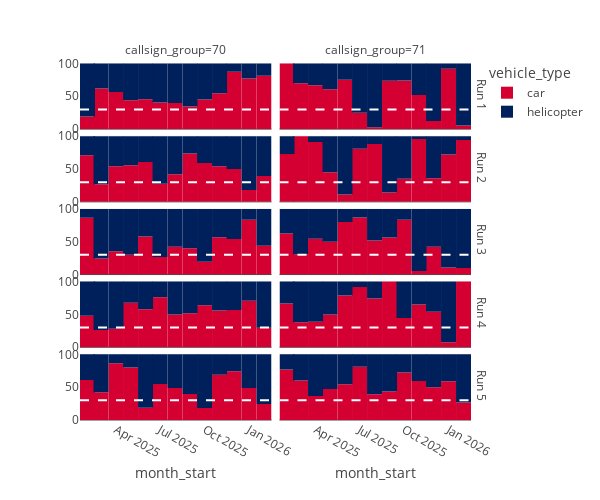

Here is the notebook cell this chart was saved with:
### Code cell
callsign_group_counts = jobs_counts_by_callsign_monthly_sim.drop_duplicates(['callsign_group', 'callsign'])['callsign_group'].value_counts().reset_index()
callsign_groups_with_multiple_vehicles = list(callsign_group_counts[callsign_group_counts['count']>1]['callsign_group'].values)

plot_df = jobs_counts_by_callsign_monthly_sim[(jobs_counts_by_callsign_monthly_sim["callsign_group"].isin(callsign_groups_with_multiple_vehicles)) & (jobs_counts_by_callsign_monthly_sim['run_number'] <=5)]

fig = px.bar(plot_df,
        x="month_start", y="percentage_of_group",
       color="vehicle_type",
       facet_row="run_number", facet_col="callsign_group",
       height=len(plot_df.run_number.unique())*100,
       width=600,
       color_discrete_sequence=list(DAA_COLORSCHEME.values()),
       facet_row_spacing=0.01
       ).update_traces(width=1000 * 3600 * 24 * 31)

       # Remove y-axis labels
fig.update_yaxes(title=None)

# Change facet row labels from "run_number=1" to "Run 1"
fig.for_each_annotation(lambda a: a.update(text=a.text.replace("run_number=", "Run ")))

# Add a horizontal line at 30%
fig.add_hline(y=30, line_dash="dash", line_color="white")

fig

### Figure 1 — Plotly figure (JSON) as saved in the notebook; plotly's stock layout.template omitted (floating-point values rounded to 4 significant figures)
{"data": [{"alignmentgroup": "True", "hovertemplate": "vehicle_type=car<br>run_number=1<br>callsign_group=70<br>month_start=%{x}<br>percentage_of_group=%{y}<extra></extra>", "legendgroup": "car", "marker": {"color": "#D50032", "pattern": {"shape": ""}}, "name": "car", "offsetgroup": "car", "orientation": "v", "showlegend": true, "textposition": "auto", "type": "bar", "width": 2678400000, "x": ["2025-02-01T00:00:00", "2025-03-01T00:00:00", "2025-04-01T00:00:00", "2025-05-01T00:00:00", "2025-06-01T00:00:00", "2025-07-01T00:00:00", "2025-08-01T00:00:00", "2025-09-01T00:00:00", "2025-10-01T00:00:00", "2025-11-01T00:00:00", "2025-12-01T00:00:00", "2026-01-01T00:00:00", "2026-02-01T00:00:00"], "xaxis": "x9", "y": [19.23, 61.9, 56.52, 44.09, 45.45, 40.43, 39.76, 34.62, 44.93, 54.79, 87.5, 77.11, 81.25], "yaxis": "y9"}, {"alignmentgroup": "True", "hovertemplate": "vehicle_type=car<br>run_number=1<br>callsign_group=71<br>month_start=%{x}<br>percentage_of_group=%{y}<extra></extra>", "legendgroup": "car", "marker": {"color": "#D50032", "pattern": {"shape": ""}}, "name": "car", "offsetgroup": "car", "orientation": "v", "showlegend": false, "textposition": "auto", "type": "bar", "width": 2678400000, "x": ["2025-02-01T00:00:00", "2025-03-01T00:00:00", "2025-04-01T00:00:00", "2025-05-01T00:00:00", "2025-06-01T00:00:00", "2025-07-01T00:00:00", "2025-08-01T00:00:00", "2025-09-01T00:00:00", "2025-10-01T00:00:00", "2025-11-01T00:00:00", "2025-12-01T00:00:00", "2026-01-01T00:00:00", "2026-02-01T00:00:00"], "xaxis": "x10", "y": [100, 69.7, 66.67, 60.87, 75, 25, 2.941, 73.68, 74.19, 52, 12.5, 92, 5.556], "yaxis": "y10"}, {"alignmentgroup": "True", "hovertemplate": "vehicle_type=car<br>run_number=2<br>callsign_group=70<br>month_start=%{x}<br>percentage_of_group=%{y}<extra></extra>", "legendgroup": "car", "marker": {"color": "#D50032", "pattern": {"shape": ""}}, "name": "car", "offsetgroup": "car", "orientation": "v", "showlegend": false, "textposition": "auto", "type": "bar", "width": 2678400000, "x": ["2025-02-01T00:00:00", "2025-03-01T00:00:00", "2025-04-01T00:00:00", "2025-05-01T00:00:00", "2025-06-01T00:00:00", "2025-07-01T00:00:00", "2025-08-01T00:00:00", "2025-09-01T00:00:00", "2025-10-01T00:00:00", "2025-11-01T00:00:00", "2025-12-01T00:00:00", "2026-01-01T00:00:00", "2026-02-01T00:00:00"], "xaxis": "x7", "y": [70.83, 26.74, 54.08, 55.68, 60.67, 27.59, 42.11, 73.61, 59.18, 54.39, 50, 17.86, 39.22], "yaxis": "y7"}, {"alignmentgroup": "True", "hovertemplate": "vehicle_type=car<br>run_number=2<br>callsign_group=71<br>month_start=%{x}<br>percentage_of_group=%{y}<extra></extra>", "legendgroup": "car", "marker": {"color": "#D50032", "pattern": {"shape": ""}}, "name": "car", "offsetgroup": "car", "orientation": "v", "showlegend": false, "textposition": "auto", "type": "bar", "width": 2678400000, "x": ["2025-02-01T00:00:00", "2025-03-01T00:00:00", "2025-04-01T00:00:00", "2025-05-01T00:00:00", "2025-06-01T00:00:00", "2025-07-01T00:00:00", "2025-08-01T00:00:00", "2025-09-01T00:00:00", "2025-10-01T00:00:00", "2025-11-01T00:00:00", "2025-12-01T00:00:00", "2026-01-01T00:00:00", "2026-02-01T00:00:00"], "xaxis": "x8", "y": [72.73, 100, 91.3, 45.16, 11.11, 80.77, 88.24, 14.29, 35, 95.65, 36, 72, 94.12], "yaxis": "y8"}, {"alignmentgroup": "True", "hovertemplate": "vehicle_type=car<br>run_number=3<br>callsign_group=70<br>month_start=%{x}<br>percentage_of_group=%{y}<extra></extra>", "legendgroup": "car", "marker": {"color": "#D50032", "pattern": {"shape": ""}}, "name": "car", "offsetgroup": "car", "orientation": "v", "showlegend": false, "textposition": "auto", "type": "bar", "width": 2678400000, "x": ["2025-02-01T00:00:00", "2025-03-01T00:00:00", "2025-04-01T00:00:00", "2025-05-01T00:00:00", "2025-06-01T00:00:00", "2025-07-01T00:00:00", "2025-08-01T00:00:00", "2025-09-01T00:00:00", "2025-10-01T00:00:00", "2025-11-01T00:00:00", "2025-12-01T00:00:00", "2026-01-01T00:00:00", "2026-02-01T00:00:00"], "xaxis": "x5", "y": [86.36, 24.36, 35.48, 30.26, 57.95, 26.73, 42.22, 40.23, 19.44, 56.67, 54.29, 83.56, 43.86], "yaxis": "y5"}, {"alignmentgroup": "True", "hovertemplate": "vehicle_type=car<br>run_number=3<br>callsign_group=71<br>month_start=%{x}<br>percentage_of_group=%{y}<extra></extra>", "legendgroup": "car", "marker": {"color": "#D50032", "pattern": {"shape": ""}}, "name": "car", "offsetgroup": "car", "orientation": "v", "showlegend": false, "textposition": "auto", "type": "bar", "width": 2678400000, "x": ["2025-02-01T00:00:00", "2025-03-01T00:00:00", "2025-04-01T00:00:00", "2025-05-01T00:00:00", "2025-06-01T00:00:00", "2025-07-01T00:00:00", "2025-08-01T00:00:00", "2025-09-01T00:00:00", "2025-10-01T00:00:00", "2025-11-01T00:00:00", "2025-12-01T00:00:00", "2026-01-01T00:00:00", "2026-02-01T00:00:00"], "xaxis": "x6", "y": [62.5, 31.03, 54.55, 50, 80, 86.96, 52, 56.52, 83.33, 5.556, 42.31, 10.71, 10], "yaxis": "y6"}, {"alignmentgroup": "True", "hovertemplate": "vehicle_type=car<br>run_number=4<br>callsign_group=70<br>month_start=%{x}<br>percentage_of_group=%{y}<extra></extra>", "legendgroup": "car", "marker": {"color": "#D50032", "pattern": {"shape": ""}}, "name": "car", "offsetgroup": "car", "orientation": "v", "showlegend": false, "textposition": "auto", "type": "bar", "width": 2678400000, "x": ["2025-02-01T00:00:00", "2025-03-01T00:00:00", "2025-04-01T00:00:00", "2025-05-01T00:00:00", "2025-06-01T00:00:00", "2025-07-01T00:00:00", "2025-08-01T00:00:00", "2025-09-01T00:00:00", "2025-10-01T00:00:00", "2025-11-01T00:00:00", "2025-12-01T00:00:00", "2026-01-01T00:00:00", "2026-02-01T00:00:00"], "xaxis": "x3", "y": [48.15, 26.14, 28.17, 67.65, 57.95, 76.14, 50, 51.81, 64.18, 55.93, 56.76, 70.79, 29.73], "yaxis": "y3"}, {"alignmentgroup": "True", "hovertemplate": "vehicle_type=car<br>run_number=4<br>callsign_group=71<br>month_start=%{x}<br>percentage_of_group=%{y}<extra></extra>", "legendgroup": "car", "marker": {"color": "#D50032", "pattern": {"shape": ""}}, "name": "car", "offsetgroup": "car", "orientation": "v", "showlegend": false, "textposition": "auto", "type": "bar", "width": 2678400000, "x": ["2025-02-01T00:00:00", "2025-03-01T00:00:00", "2025-04-01T00:00:00", "2025-05-01T00:00:00", "2025-06-01T00:00:00", "2025-07-01T00:00:00", "2025-08-01T00:00:00", "2025-09-01T00:00:00", "2025-10-01T00:00:00", "2025-11-01T00:00:00", "2025-12-01T00:00:00", "2026-01-01T00:00:00", "2026-02-01T00:00:00"], "xaxis": "x4", "y": [66.67, 38.1, 38.89, 50, 78.95, 91.89, 74.19, 100, 44.44, 65, 54.17, 7.692, 100], "yaxis": "y4"}, {"alignmentgroup": "True", "hovertemplate": "vehicle_type=car<br>run_number=5<br>callsign_group=70<br>month_start=%{x}<br>percentage_of_group=%{y}<extra></extra>", "legendgroup": "car", "marker": {"color": "#D50032", "pattern": {"shape": ""}}, "name": "car", "offsetgroup": "car", "orientation": "v", "showlegend": false, "textposition": "auto", "type": "bar", "width": 2678400000, "x": ["2025-02-01T00:00:00", "2025-03-01T00:00:00", "2025-04-01T00:00:00", "2025-05-01T00:00:00", "2025-06-01T00:00:00", "2025-07-01T00:00:00", "2025-08-01T00:00:00", "2025-09-01T00:00:00", "2025-10-01T00:00:00", "2025-11-01T00:00:00", "2025-12-01T00:00:00", "2026-01-01T00:00:00", "2026-02-01T00:00:00"], "xaxis": "x", "y": [60.87, 42.35, 86.32, 80, 18.75, 54.84, 48.65, 39.76, 18.39, 68.92, 74.19, 48.75, 24.53], "yaxis": "y"}, {"alignmentgroup": "True", "hovertemplate": "vehicle_type=car<br>run_number=5<br>callsign_group=71<br>month_start=%{x}<br>percentage_of_group=%{y}<extra></extra>", "legendgroup": "car", "marker": {"color": "#D50032", "pattern": {"shape": ""}}, "name": "car", "offsetgroup": "car", "orientation": "v", "showlegend": false, "textposition": "auto", "type": "bar", "width": 2678400000, "x": ["2025-02-01T00:00:00", "2025-03-01T00:00:00", "2025-04-01T00:00:00", "2025-05-01T00:00:00", "2025-06-01T00:00:00", "2025-07-01T00:00:00", "2025-08-01T00:00:00", "2025-09-01T00:00:00", "2025-10-01T00:00:00", "2025-11-01T00:00:00", "2025-12-01T00:00:00", "2026-01-01T00:00:00", "2026-02-01T00:00:00"], "xaxis": "x2", "y": [76.92, 60, 36.67, 47.06, 54.29, 80.95, 39.29, 43.24, 72.22, 59.26, 50, 58.82, 26.67], "yaxis": "y2"}, {"alignmentgroup": "True", "hovertemplate": "vehicle_type=helicopter<br>run_number=1<br>callsign_group=70<br>month_start=%{x}<br>percentage_of_group=%{y}<extra></extra>", "legendgroup": "helicopter", "marker": {"color": "#00205B", "pattern": {"shape": ""}}, "name": "helicopter", "offsetgroup": "helicopter", "orientation": "v", "showlegend": true, "textposition": "auto", "type": "bar", "width": 2678400000, "x": ["2025-02-01T00:00:00", "2025-03-01T00:00:00", "2025-04-01T00:00:00", "2025-05-01T00:00:00", "2025-06-01T00:00:00", "2025-07-01T00:00:00", "2025-08-01T00:00:00", "2025-09-01T00:00:00", "2025-10-01T00:00:00", "2025-11-01T00:00:00", "2025-12-01T00:00:00", "2026-01-01T00:00:00", "2026-02-01T00:00:00"], "xaxis": "x9", "y": [80.77, 38.1, 43.48, 55.91, 54.55, 59.57, 60.24, 65.38, 55.07, 45.21, 12.5, 22.89, 18.75], "yaxis": "y9"}, {"alignmentgroup": "True", "hovertemplate": "vehicle_type=helicopter<br>run_number=1<br>callsign_group=71<br>month_start=%{x}<br>percentage_of_group=%{y}<extra></extra>", "legendgroup": "helicopter", "marker": {"color": "#00205B", "pattern": {"shape": ""}}, "name": "helicopter", "offsetgroup": "helicopter", "orientation": "v", "showlegend": false, "textposition": "auto", "type": "bar", "width": 2678400000, "x": ["2025-02-01T00:00:00", "2025-03-01T00:00:00", "2025-04-01T00:00:00", "2025-05-01T00:00:00", "2025-06-01T00:00:00", "2025-07-01T00:00:00", "2025-08-01T00:00:00", "2025-09-01T00:00:00", "2025-10-01T00:00:00", "2025-11-01T00:00:00", "2025-12-01T00:00:00", "2026-01-01T00:00:00", "2026-02-01T00:00:00"], "xaxis": "x10", "y": [0, 30.3, 33.33, 39.13, 25, 75, 97.06, 26.32, 25.81, 48, 87.5, 8, 94.44], "yaxis": "y10"}, {"alignmentgroup": "True", "hovertemplate": "vehicle_type=helicopter<br>run_number=2<br>callsign_group=70<br>month_start=%{x}<br>percentage_of_group=%{y}<extra></extra>", "legendgroup": "helicopter", "marker": {"color": "#00205B", "pattern": {"shape": ""}}, "name": "helicopter", "offsetgroup": "helicopter", "orientation": "v", "showlegend": false, "textposition": "auto", "type": "bar", "width": 2678400000, "x": ["2025-02-01T00:00:00", "2025-03-01T00:00:00", "2025-04-01T00:00:00", "2025-05-01T00:00:00", "2025-06-01T00:00:00", "2025-07-01T00:00:00", "2025-08-01T00:00:00", "2025-09-01T00:00:00", "2025-10-01T00:00:00", "2025-11-01T00:00:00", "2025-12-01T00:00:00", "2026-01-01T00:00:00", "2026-02-01T00:00:00"], "xaxis": "x7", "y": [29.17, 73.26, 45.92, 44.32, 39.33, 72.41, 57.89, 26.39, 40.82, 45.61, 50, 82.14, 60.78], "yaxis": "y7"}, {"alignmentgroup": "True", "hovertemplate": "vehicle_type=helicopter<br>run_number=2<br>callsign_group=71<br>month_start=%{x}<br>percentage_of_group=%{y}<extra></extra>", "legendgroup": "helicopter", "marker": {"color": "#00205B", "pattern": {"shape": ""}}, "name": "helicopter", "offsetgroup": "helicopter", "orientation": "v", "showlegend": false, "textposition": "auto", "type": "bar", "width": 2678400000, "x": ["2025-02-01T00:00:00", "2025-03-01T00:00:00", "2025-04-01T00:00:00", "2025-05-01T00:00:00", "2025-06-01T00:00:00", "2025-07-01T00:00:00", "2025-08-01T00:00:00", "2025-09-01T00:00:00", "2025-10-01T00:00:00", "2025-11-01T00:00:00", "2025-12-01T00:00:00", "2026-01-01T00:00:00", "2026-02-01T00:00:00"], "xaxis": "x8", "y": [27.27, 0, 8.696, 54.84, 88.89, 19.23, 11.76, 85.71, 65, 4.348, 64, 28.0, 5.882], "yaxis": "y8"}, {"alignmentgroup": "True", "hovertemplate": "vehicle_type=helicopter<br>run_number=3<br>callsign_group=70<br>month_start=%{x}<br>percentage_of_group=%{y}<extra></extra>", "legendgroup": "helicopter", "marker": {"color": "#00205B", "pattern": {"shape": ""}}, "name": "helicopter", "offsetgroup": "helicopter", "orientation": "v", "showlegend": false, "textposition": "auto", "type": "bar", "width": 2678400000, "x": ["2025-02-01T00:00:00", "2025-03-01T00:00:00", "2025-04-01T00:00:00", "2025-05-01T00:00:00", "2025-06-01T00:00:00", "2025-07-01T00:00:00", "2025-08-01T00:00:00", "2025-09-01T00:00:00", "2025-10-01T00:00:00", "2025-11-01T00:00:00", "2025-12-01T00:00:00", "2026-01-01T00:00:00", "2026-02-01T00:00:00"], "xaxis": "x5", "y": [13.64, 75.64, 64.52, 69.74, 42.05, 73.27, 57.78, 59.77, 80.56, 43.33, 45.71, 16.44, 56.14], "yaxis": "y5"}, {"alignmentgroup": "True", "hovertemplate": "vehicle_type=helicopter<br>run_number=3<br>callsign_group=71<br>month_start=%{x}<br>percentage_of_group=%{y}<extra></extra>", "legendgroup": "helicopter", "marker": {"color": "#00205B", "pattern": {"shape": ""}}, "name": "helicopter", "offsetgroup": "helicopter", "orientation": "v", "showlegend": false, "textposition": "auto", "type": "bar", "width": 2678400000, "x": ["2025-02-01T00:00:00", "2025-03-01T00:00:00", "2025-04-01T00:00:00", "2025-05-01T00:00:00", "2025-06-01T00:00:00", "2025-07-01T00:00:00", "2025-08-01T00:00:00", "2025-09-01T00:00:00", "2025-10-01T00:00:00", "2025-11-01T00:00:00", "2025-12-01T00:00:00", "2026-01-01T00:00:00", "2026-02-01T00:00:00"], "xaxis": "x6", "y": [37.5, 68.97, 45.45, 50, 20, 13.04, 48, 43.48, 16.67, 94.44, 57.69, 89.29, 90], "yaxis": "y6"}, {"alignmentgroup": "True", "hovertemplate": "vehicle_type=helicopter<br>run_number=4<br>callsign_group=70<br>month_start=%{x}<br>percentage_of_group=%{y}<extra></extra>", "legendgroup": "helicopter", "marker": {"color": "#00205B", "pattern": {"shape": ""}}, "name": "helicopter", "offsetgroup": "helicopter", "orientation": "v", "showlegend": false, "textposition": "auto", "type": "bar", "width": 2678400000, "x": ["2025-02-01T00:00:00", "2025-03-01T00:00:00", "2025-04-01T00:00:00", "2025-05-01T00:00:00", "2025-06-01T00:00:00", "2025-07-01T00:00:00", "2025-08-01T00:00:00", "2025-09-01T00:00:00", "2025-10-01T00:00:00", "2025-11-01T00:00:00", "2025-12-01T00:00:00", "2026-01-01T00:00:00", "2026-02-01T00:00:00"], "xaxis": "x3", "y": [51.85, 73.86, 71.83, 32.35, 42.05, 23.86, 50, 48.19, 35.82, 44.07, 43.24, 29.21, 70.27], "yaxis": "y3"}, {"alignmentgroup": "True", "hovertemplate": "vehicle_type=helicopter<br>run_number=4<br>callsign_group=71<br>month_start=%{x}<br>percentage_of_group=%{y}<extra></extra>", "legendgroup": "helicopter", "marker": {"color": "#00205B", "pattern": {"shape": ""}}, "name": "helicopter", "offsetgroup": "helicopter", "orientation": "v", "showlegend": false, "textposition": "auto", "type": "bar", "width": 2678400000, "x": ["2025-02-01T00:00:00", "2025-03-01T00:00:00", "2025-04-01T00:00:00", "2025-05-01T00:00:00", "2025-06-01T00:00:00", "2025-07-01T00:00:00", "2025-08-01T00:00:00", "2025-09-01T00:00:00", "2025-10-01T00:00:00", "2025-11-01T00:00:00", "2025-12-01T00:00:00", "2026-01-01T00:00:00", "2026-02-01T00:00:00"], "xaxis": "x4", "y": [33.33, 61.9, 61.11, 50, 21.05, 8.108, 25.81, 0, 55.56, 35, 45.83, 92.31, 0], "yaxis": "y4"}, {"alignmentgroup": "True", "hovertemplate": "vehicle_type=helicopter<br>run_number=5<br>callsign_group=70<br>month_start=%{x}<br>percentage_of_group=%{y}<extra></extra>", "legendgroup": "helicopter", "marker": {"color": "#00205B", "pattern": {"shape": ""}}, "name": "helicopter", "offsetgroup": "helicopter", "orientation": "v", "showlegend": false, "textposition": "auto", "type": "bar", "width": 2678400000, "x": ["2025-02-01T00:00:00", "2025-03-01T00:00:00", "2025-04-01T00:00:00", "2025-05-01T00:00:00", "2025-06-01T00:00:00", "2025-07-01T00:00:00", "2025-08-01T00:00:00", "2025-09-01T00:00:00", "2025-10-01T00:00:00", "2025-11-01T00:00:00", "2025-12-01T00:00:00", "2026-01-01T00:00:00", "2026-02-01T00:00:00"], "xaxis": "x", "y": [39.13, 57.65, 13.68, 20, 81.25, 45.16, 51.35, 60.24, 81.61, 31.08, 25.81, 51.25, 75.47], "yaxis": "y"}, {"alignmentgroup": "True", "hovertemplate": "vehicle_type=helicopter<br>run_number=5<br>callsign_group=71<br>month_start=%{x}<br>percentage_of_group=%{y}<extra></extra>", "legendgroup": "helicopter", "marker": {"color": "#00205B", "pattern": {"shape": ""}}, "name": "helicopter", "offsetgroup": "helicopter", "orientation": "v", "showlegend": false, "textposition": "auto", "type": "bar", "width": 2678400000, "x": ["2025-02-01T00:00:00", "2025-03-01T00:00:00", "2025-04-01T00:00:00", "2025-05-01T00:00:00", "2025-06-01T00:00:00", "2025-07-01T00:00:00", "2025-08-01T00:00:00", "2025-09-01T00:00:00", "2025-10-01T00:00:00", "2025-11-01T00:00:00", "2025-12-01T00:00:00", "2026-01-01T00:00:00", "2026-02-01T00:00:00"], "xaxis": "x2", "y": [23.08, 40, 63.33, 52.94, 45.71, 19.05, 60.71, 56.76, 27.78, 40.74, 50, 41.18, 73.33], "yaxis": "y2"}], "layout": {"annotations": [{"showarrow": false, "text": "callsign_group=70", "x": 0.24, "xanchor": "center", "xref": "paper", "y": 1, "yanchor": "bottom", "yref": "paper"}, {"showarrow": false, "text": "callsign_group=71", "x": 0.74, "xanchor": "center", "xref": "paper", "y": 1, "yanchor": "bottom", "yref": "paper"}, {"showarrow": false, "text": "Run 5", "textangle": 90, "x": 0.98, "xanchor": "left", "xref": "paper", "y": 0.096, "yanchor": "middle", "yref": "paper"}, {"showarrow": false, "text": "Run 4", "textangle": 90, "x": 0.98, "xanchor": "left", "xref": "paper", "y": 0.298, "yanchor": "middle", "yref": "paper"}, {"showarrow": false, "text": "Run 3", "textangle": 90, "x": 0.98, "xanchor": "left", "xref": "paper", "y": 0.5, "yanchor": "middle", "yref": "paper"}, {"showarrow": false, "text": "Run 2", "textangle": 90, "x": 0.98, "xanchor": "left", "xref": "paper", "y": 0.702, "yanchor": "middle", "yref": "paper"}, {"showarrow": false, "text": "Run 1", "textangle": 90, "x": 0.98, "xanchor": "left", "xref": "paper", "y": 0.904, "yanchor": "middle", "yref": "paper"}], "barmode": "relative", "height": 500, "legend": {"title": {"text": "vehicle_type"}, "tracegroupgap": 0}, "margin": {"t": 60}, "shapes": [{"line": {"color": "white", "dash": "dash"}, "type": "line", "x0": 0, "x1": 1, "xref": "x domain", "y0": 30, "y1": 30, "yref": "y"}, {"line": {"color": "white", "dash": "dash"}, "type": "line", "x0": 0, "x1": 1, "xref": "x2 domain", "y0": 30, "y1": 30, "yref": "y2"}, {"line": {"color": "white", "dash": "dash"}, "type": "line", "x0": 0, "x1": 1, "xref": "x3 domain", "y0": 30, "y1": 30, "yref": "y3"}, {"line": {"color": "white", "dash": "dash"}, "type": "line", "x0": 0, "x1": 1, "xref": "x4 domain", "y0": 30, "y1": 30, "yref": "y4"}, {"line": {"color": "white", "dash": "dash"}, "type": "line", "x0": 0, "x1": 1, "xref": "x5 domain", "y0": 30, "y1": 30, "yref": "y5"}, {"line": {"color": "white", "dash": "dash"}, "type": "line", "x0": 0, "x1": 1, "xref": "x6 domain", "y0": 30, "y1": 30, "yref": "y6"}, {"line": {"color": "white", "dash": "dash"}, "type": "line", "x0": 0, "x1": 1, "xref": "x7 domain", "y0": 30, "y1": 30, "yref": "y7"}, {"line": {"color": "white", "dash": "dash"}, "type": "line", "x0": 0, "x1": 1, "xref": "x8 domain", "y0": 30, "y1": 30, "yref": "y8"}, {"line": {"color": "white", "dash": "dash"}, "type": "line", "x0": 0, "x1": 1, "xref": "x9 domain", "y0": 30, "y1": 30, "yref": "y9"}, {"line": {"color": "white", "dash": "dash"}, "type": "line", "x0": 0, "x1": 1, "xref": "x10 domain", "y0": 30, "y1": 30, "yref": "y10"}], "width": 600, "xaxis": {"anchor": "y", "domain": [0, 0.48], "title": {"text": "month_start"}}, "xaxis10": {"anchor": "y10", "domain": [0.5, 0.98], "matches": "x", "showticklabels": false}, "xaxis2": {"anchor": "y2", "domain": [0.5, 0.98], "matches": "x", "title": {"text": "month_start"}}, "xaxis3": {"anchor": "y3", "domain": [0, 0.48], "matches": "x", "showticklabels": false}, "xaxis4": {"anchor": "y4", "domain": [0.5, 0.98], "matches": "x", "showticklabels": false}, "xaxis5": {"anchor": "y5", "domain": [0, 0.48], "matches": "x", "showticklabels": false}, "xaxis6": {"anchor": "y6", "domain": [0.5, 0.98], "matches": "x", "showticklabels": false}, "xaxis7": {"anchor": "y7", "domain": [0, 0.48], "matches": "x", "showticklabels": false}, "xaxis8": {"anchor": "y8", "domain": [0.5, 0.98], "matches": "x", "showticklabels": false}, "xaxis9": {"anchor": "y9", "domain": [0, 0.48], "matches": "x", "showticklabels": false}, "yaxis": {"anchor": "x", "domain": [0, 0.192], "title": {}}, "yaxis10": {"anchor": "x10", "domain": [0.808, 1], "matches": "y", "showticklabels": false, "title": {}}, "yaxis2": {"anchor": "x2", "domain": [0, 0.192], "matches": "y", "showticklabels": false, "title": {}}, "yaxis3": {"anchor": "x3", "domain": [0.202, 0.394], "matches": "y", "title": {}}, "yaxis4": {"anchor": "x4", "domain": [0.202, 0.394], "matches": "y", "showticklabels": false, "title": {}}, "yaxis5": {"anchor": "x5", "domain": [0.404, 0.596], "matches": "y", "title": {}}, "yaxis6": {"anchor": "x6", "domain": [0.404, 0.596], "matches": "y", "showticklabels": false, "title": {}}, "yaxis7": {"anchor": "x7", "domain": [0.606, 0.798], "matches": "y", "title": {}}, "yaxis8": {"anchor": "x8", "domain": [0.606, 0.798], "matches": "y", "showticklabels": false, "title": {}}, "yaxis9": {"anchor": "x9", "domain": [0.808, 1], "matches": "y", "title": {}}}}
